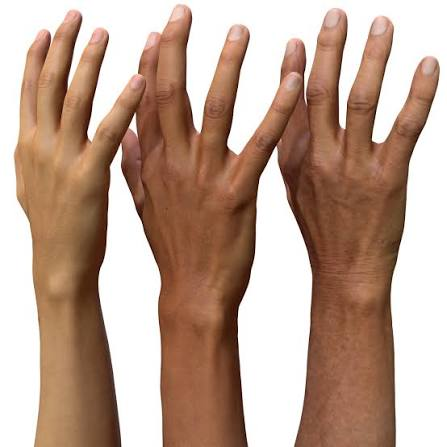
#> input picture images.jpeg, 447 x 447 px
$ python -i skinDetect.py   (imports and definitions only)
#> lines starting #> are read from the running program, lines starting #| are printed output that depends on the picture; after the words box and inside, x2 and y2 are one past the last pixel; in counts of white or black regions, pixels touching at a corner belong together
# skin_detector.py
import cv2
import numpy as np
# a performance improvement can be using lut and precomputed values
class SkinDetector:

    #Dynamic YCbCr skin detector based on Brancati et al.'s trapezoidal model.

    CR_MIN = 133          # fixed lower bound for Cr
    CB_MAX = 128          # fixed upper bound for Cb

    def __init__(self, rebuild_interval=60,pct_lo=4, pct_hi=94, coverage=0.12,cov_min=0.05,cov_max=0.4,step=0.15,frac_lo=0.2,frac_hi=0.7):
        self.rebuild_interval = rebuild_interval
        self.pct_lo = pct_lo
        self.pct_hi = pct_hi
        self.coverage = coverage
        self.params = None
        self.cov_min, self.cov_max = cov_min, cov_max    # coverage is clamped to this range
        self.step = step                                 # relative coverage change per rebuil
        self.freeze = False                              # set True while a hand is tracked
        self.frac_lo, self.frac_hi = frac_lo, frac_hi
        self.frac = None
        self._frame = 0
        self._kernel = np.ones((5, 5), np.uint8)

    def freeze(self,state:bool):
        self.freeze=state

    def _adapt_coverage(self):
        # Higher coverage -> lower cr_max and higher cb_min -> STRICTER mask.
        if self.frac > self.frac_hi:
            self.coverage = min(self.cov_max, self.coverage * (1 + self.step))
        elif self.frac < self.frac_lo:
            self.coverage = max(self.cov_min, self.coverage * (1 - self.step))
        # between frac_lo and frac_hi: do nothing (dead band)


    def process(self, bgr):
        #Return (mask, params) for a BGR frame.
        ycrcb = cv2.cvtColor(bgr, cv2.COLOR_BGR2YCrCb)

        if self.params is None or self._frame % self.rebuild_interval == 0:
            if not self.freeze and self.frac is not None:
                self._adapt_coverage()

            new = self._build_params(ycrcb)
            if self.params is None:
                self.params = new
            else:                                   # blend so thresholds don't jump
                a = 0.2
                self.params = {k: int(a * new[k] + (1 - a) * self.params[k])
                               for k in new}
            self.params = self._build_params(ycrcb)

        y, cr, cb = cv2.split(ycrcb)
        cr_up, cb_lo = self._thresholds(y, self.params)

        mask = ((cr >= self.CR_MIN) & (cr <= cr_up) &
                (cb >= cb_lo) & (cb <= self.CB_MAX)).astype(np.uint8) * 255
        frac = np.count_nonzero(mask) / mask.size
        self.frac = frac if self.frac is None else 0.9 * self.frac + 0.1 * frac
        mask = cv2.morphologyEx(mask, cv2.MORPH_CLOSE, self._kernel)
        mask = cv2.dilate(mask, np.ones((3, 3), np.uint8), iterations=3)

        self._frame += 1
        return mask, self.params

    # -------- internals --------
    def _build_params(self, ycrcb):
        y, cr, cb = cv2.split(ycrcb)
        total = y.size

        # Cr_max: highest Cr in [133,183] covering >= coverage of pixels
        vals = cr[(cr >= 133) & (cr <= 183)]
        if vals.size == 0:
            cr_max = 173
        else:
            h, _ = np.histogram(vals, bins=256, range=(0, 256))
            idx = np.searchsorted(np.cumsum(h[::-1]), self.coverage * total)
            cr_max = int(np.clip(255 - idx if idx < len(h) else 183, 133, 183))

        # Cb_min: lowest Cb in [77,128] covering >= coverage of pixels
        vals = cb[(cb >= 77) & (cb <= 128)]
        if vals.size == 0:
            cb_min = 77
        else:
            h, _ = np.histogram(vals, bins=256, range=(0, 256))
            idx = np.searchsorted(np.cumsum(h), self.coverage * total)
            cb_min = int(np.clip(idx if idx < 256 else 128, 77, 128))

        y0, y1 = self._y_percentiles(y, cr, cr_max)
        y2, y3 = self._y_percentiles(y, cb, cb_min)

        return {"cr_max": cr_max, "cb_min": cb_min,
                "y0": y0, "y1": y1, "y2": y2, "y3": y3}

    def _y_percentiles(self, y, channel, center):
        # sees the values close tto the calculated max
        mask = np.abs(channel.astype(np.int16) - center) <= 2
        ys = y[mask]
        if ys.size < 10:
            return 80, 180
        lo = int(np.percentile(ys, self.pct_lo))
        hi = int(np.percentile(ys, self.pct_hi))
        return (lo, hi) if hi > lo else (80, 180)

    def _thresholds(self, y_channel, p):
        Y = y_channel.astype(np.float32)
        cr_max, cb_min = float(p["cr_max"]), float(p["cb_min"])
        y0, y1 = float(p["y0"]), float(p["y1"])
        y2, y3 = float(p["y2"]), float(p["y3"])
        cr_min, cb_max = float(self.CR_MIN), float(self.CB_MAX)
        d_cr, d_cb = cr_max - cr_min, cb_max - cb_min

        cr_up = np.where(
            Y < y0, cr_min + d_cr * Y / max(y0, 1.0),
            np.where(Y <= y1, cr_max,
                     cr_max - d_cr * (Y - y1) / max(255.0 - y1, 1.0)))

        cb_lo = np.where(
            Y < y2, cb_max - d_cb * Y / max(y2, 1.0),
            np.where(Y <= y3, cb_min,
                     cb_min + d_cb * (Y - y3) / max(255.0 - y3, 1.0)))

        return cr_up, cb_lo

>>> import cv2
>>> picture = cv2.imread('images.jpeg')
#> picture is the input picture: shape (447, 447, 3); mean B, G, R 146, 162.2, 189.9
>>> result = SkinDetector().process(picture)
#> in process, `ycrcb = cv2.cvtColor(bgr, cv2.COLOR_BGR2YCrCb)`: ycrcb: shape (447, 447, 3); mean of channels 0, 1, 2 168.6, 143.2, 115.2
#> in _build_params, `y, cr, cb = cv2.split(ycrcb)`:
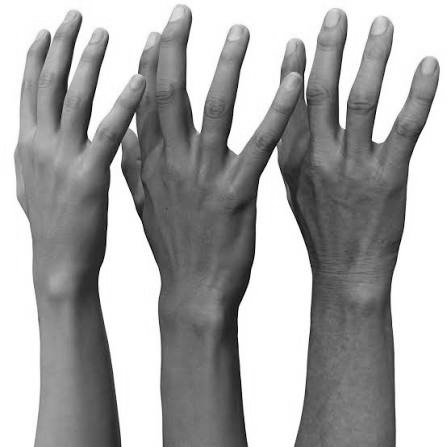
#> y: shape (447, 447); min 2, max 255, mean 168.6
#> in _build_params, `y, cr, cb = cv2.split(ycrcb)`:
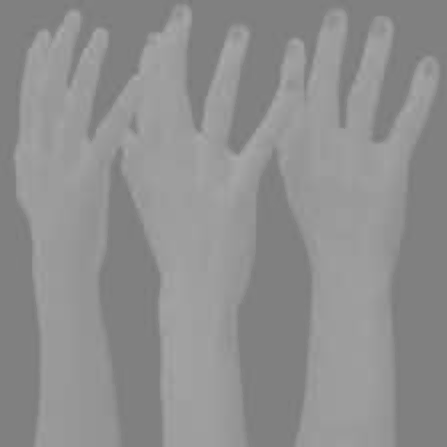
#> cr: shape (447, 447); min 120, max 170, mean 143.2
#> in _build_params, `y, cr, cb = cv2.split(ycrcb)`:
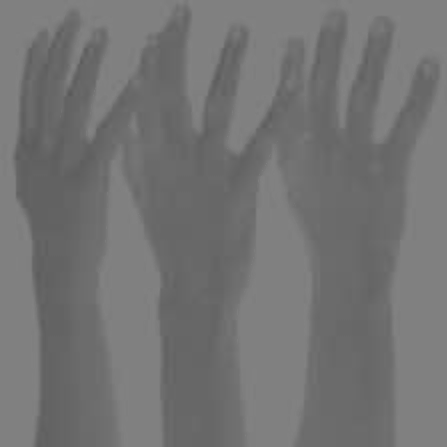
#> cb: shape (447, 447); min 89, max 133, mean 115.2
#> in _build_params, `h, _ = np.histogram(vals, bins=256, range=(0, 256))`: h = 256 values, max 14202 at index 157, min 0 at index 0, mean 466
#> in _build_params, `idx = np.searchsorted(np.cumsum(h[::-1]), self.coverage * total)`: idx = 97
#> in _build_params, `cr_max = int(np.clip(255 - idx if idx < len(h) else 183, 133, 183))`: cr_max = 158
#> in _build_params, `h, _ = np.histogram(vals, bins=256, range=(0, 256))`: h = 256 values, max 60232 at index 128, min 0 at index 0, mean 750.7
#> in _build_params, `idx = np.searchsorted(np.cumsum(h), self.coverage * total)`: idx = 103
#> in _y_percentiles, `mask = np.abs(channel.astype(np.int16) - center) <= 2`:
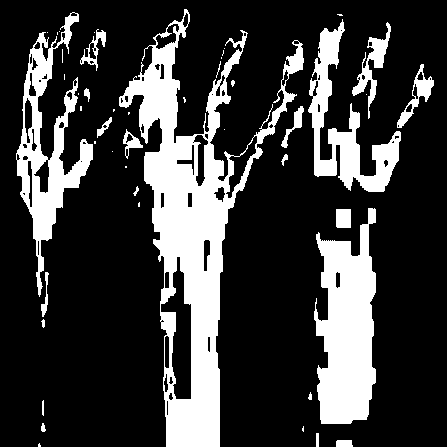
#> mask: shape (447, 447) bool; 22.9% white; 46 white regions (23 under 20 px), largest, box (x1, y1, x2, y2) and area: (119, 9, 304, 447) 21895, (314, 208, 376, 424) 9303, (16, 12, 93, 297) 6282
#> in _y_percentiles, `lo = int(np.percentile(ys, self.pct_lo))`: lo = 83
#> in _y_percentiles, `hi = int(np.percentile(ys, self.pct_hi))`: hi = 160
#> in _build_params, `y0, y1 = self._y_percentiles(y, cr, cr_max)`: y0 = 83; y1 = 160
#> call 2 of _y_percentiles, with center = 103
#> in _y_percentiles (call 2), `mask = np.abs(channel.astype(np.int16) - center) <= 2`:
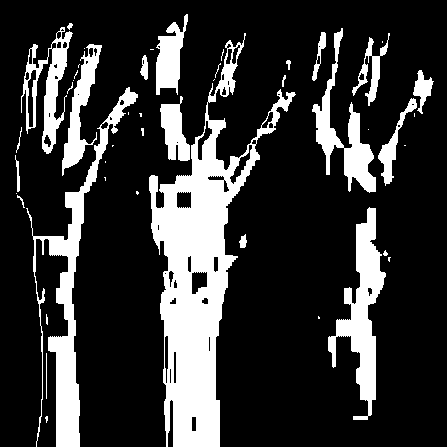
#> mask: shape (447, 447) bool; 20.6% white; 47 white regions (26 under 20 px), largest, box (x1, y1, x2, y2) and area: (149, 33, 296, 447) 18385, (26, 87, 138, 447) 6180, (328, 207, 386, 420) 4439
#> in _y_percentiles (call 2), `lo = int(np.percentile(ys, self.pct_lo))`: lo = 88
#> in _y_percentiles (call 2), `hi = int(np.percentile(ys, self.pct_hi))`: hi = 156
#> in _build_params, `y2, y3 = self._y_percentiles(y, cb, cb_min)`: y2 = 88; y3 = 156
#> in process, `new = self._build_params(ycrcb)`: new = {'cr_max': 158, 'cb_min': 103, 'y0': 83, 'y1': 160, 'y2': 88, 'y3': 156}
#> in process, `self.params = new`: self.params has the same summary as new
#> in _thresholds, `cr_max, cb_min = float(p["cr_max"]), float(p["cb_min"])`: cr_max = 158; cb_min = 103
#> in _thresholds, `y0, y1 = float(p["y0"]), float(p["y1"])`: y0 = 83; y1 = 160
#> in _thresholds, `y2, y3 = float(p["y2"]), float(p["y3"])`: y2 = 88; y3 = 156
#> in _thresholds, `d_cr, d_cb = cr_max - cr_min, cb_max - cb_min`: d_cr = 25
#> in process, `mask = ((cr >= self.CR_MIN) & (cr <= cr_up) & (cb >= cb_lo) & (cb <= s..`:
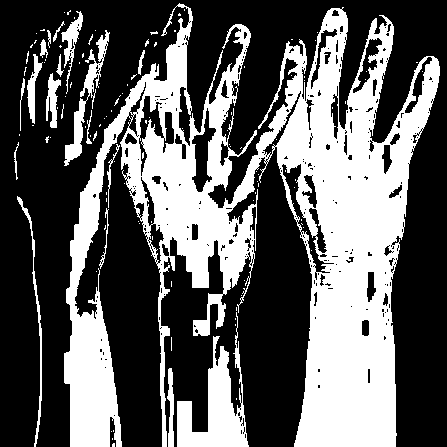
#> mask: shape (447, 447); 37.2% white; 121 white regions (103 under 20 px), largest, box (x1, y1, x2, y2) and area: (64, 3, 440, 447) 65821, (177, 312, 249, 447) 3793, (64, 30, 110, 166) 1258
#> in process, `frac = np.count_nonzero(mask) / mask.size`: frac = 0.372
#> in process, `mask = cv2.morphologyEx(mask, cv2.MORPH_CLOSE, self._kernel)`: mask: shape (447, 447); 41% white; 30 white regions (25 under 20 px), largest, box (x1, y1, x2, y2) and area: (64, 3, 440, 447) 77087, (20, 11, 83, 131) 2316, (64, 30, 110, 166) 1740, (17, 196, 42, 447) 599, (14, 142, 19, 180) 66
#> in process, `mask = cv2.dilate(mask, np.ones((3, 3), np.uint8), iterations=3)`:
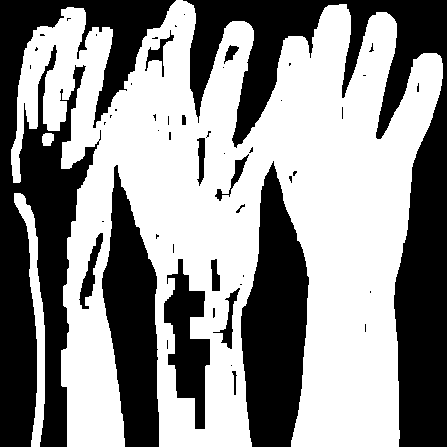
#> mask: shape (447, 447); 56.2% white; 53 black regions (38 under 20 px), largest, box (x1, y1, x2, y2) and area: (183, 0, 447, 447) 29075, (0, 0, 176, 447) 28698, (241, 161, 309, 447) 13078

$ run again, on m.jpeg
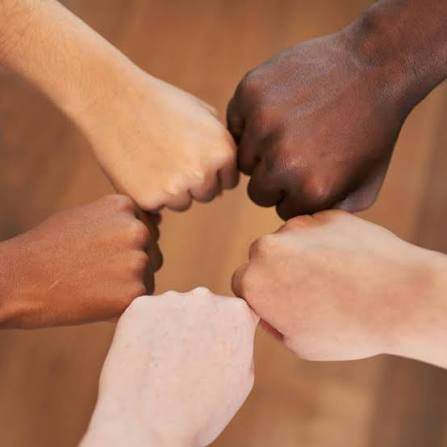
#> input picture m.jpeg, 447 x 447 px
#> picture is the input picture: shape (447, 447, 3); mean B, G, R 92.2, 119.4, 171.5
#> ycrcb: shape (447, 447, 3); mean of channels 0, 1, 2 131.9, 156.3, 105.6
#> in _build_params, `h, _ = np.histogram(vals, bins=256, range=(0, 256))`: h = 256 values, max 19425 at index 158, min 0 at index 0, mean 780.5
#> in _build_params, `idx = np.searchsorted(np.cumsum(h[::-1]), self.coverage * total)`: idx = 92
#> in _build_params, `cr_max = int(np.clip(255 - idx if idx < len(h) else 183, 133, 183))`: cr_max = 163
#> in _build_params, `h, _ = np.histogram(vals, bins=256, range=(0, 256))`: h = 256 values, max 15770 at index 103, min 0 at index 0, mean 780.5
#> in _build_params, `idx = np.searchsorted(np.cumsum(h), self.coverage * total)`: idx = 97
#> in _y_percentiles, `mask = np.abs(channel.astype(np.int16) - center) <= 2`:
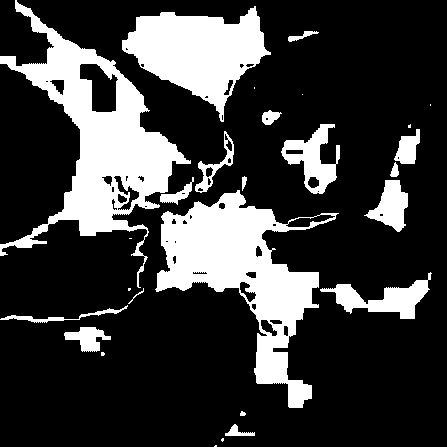
#> mask: shape (447, 447) bool; 23.2% white; 27 white regions (9 under 20 px), largest, box (x1, y1, x2, y2) and area: (0, 0, 191, 288) 15252, (155, 190, 339, 408) 14210, (122, 6, 271, 122) 8843
#> lo = 104
#> hi = 179
#> in _build_params, `y0, y1 = self._y_percentiles(y, cr, cr_max)`: y0 = 104; y1 = 179
#> in _build_params, `y2, y3 = self._y_percentiles(y, cb, cb_min)`: y2 = 111; y3 = 184
#> new = {'cr_max': 163, 'cb_min': 97, 'y0': 104, 'y1': 179, 'y2': 111, 'y3': 184}
#> self.params has the same summary as new
#> in _thresholds, `cr_max, cb_min = float(p["cr_max"]), float(p["cb_min"])`: cr_max = 163; cb_min = 97
#> in _thresholds, `y0, y1 = float(p["y0"]), float(p["y1"])`: y0 = 104; y1 = 179
#> in _thresholds, `y2, y3 = float(p["y2"]), float(p["y3"])`: y2 = 111; y3 = 184
#> d_cr = 30; d_cb = 31
#> frac = 0.785
#> in process, `mask = cv2.dilate(mask, np.ones((3, 3), np.uint8), iterations=3)`:
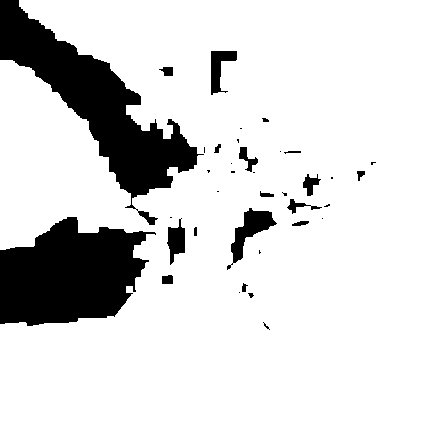
#> mask: shape (447, 447); 86.1% white; 37 black regions (19 under 20 px), largest, box (x1, y1, x2, y2) and area: (0, 0, 204, 225) 12870, (0, 217, 156, 326) 11754, (227, 208, 277, 270) 1003
